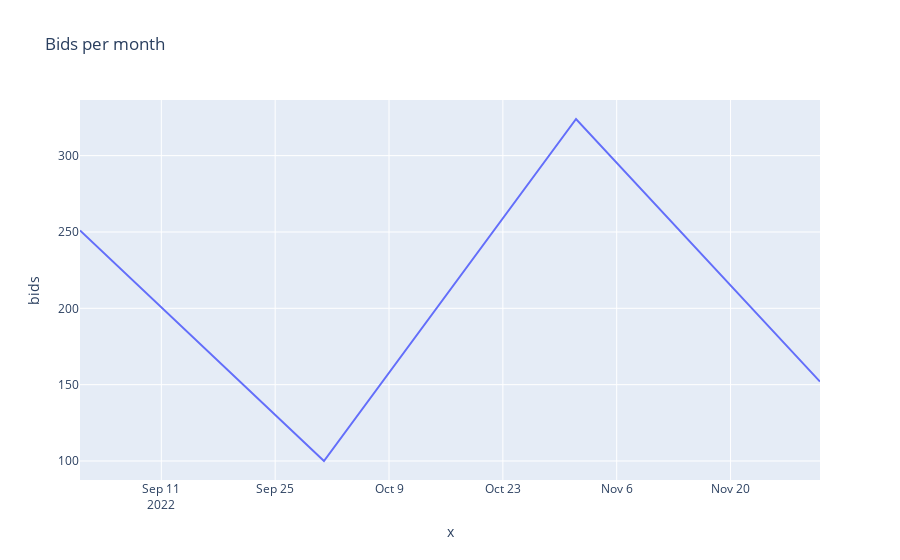

Here is the notebook cell this chart was saved with:
### Code cell
# Total bids per month
import plotly.express as px

fig = px.line(bids_per_month, x=bidders_per_month.index, y="bids", title='Bids per month')
fig.show()

### Figure 1 — Plotly figure (JSON) as saved in the notebook; plotly's stock layout.template omitted (floating-point values rounded to 4 significant figures)
{"data": [{"hovertemplate": "x=%{x}<br>bids=%{y}<extra></extra>", "legendgroup": "", "line": {"color": "#636efa", "dash": "solid"}, "marker": {"symbol": "circle"}, "mode": "lines", "name": "", "orientation": "v", "showlegend": false, "type": "scatter", "x": ["2022-09-01T00:00:00", "2022-10-01T00:00:00", "2022-11-01T00:00:00", "2022-12-01T00:00:00"], "xaxis": "x", "y": [251, 100, 324, 152], "yaxis": "y"}], "layout": {"legend": {"tracegroupgap": 0}, "title": {"text": "Bids per month"}, "xaxis": {"anchor": "y", "domain": [0, 1], "title": {"text": "x"}}, "yaxis": {"anchor": "x", "domain": [0, 1], "title": {"text": "bids"}}}}
